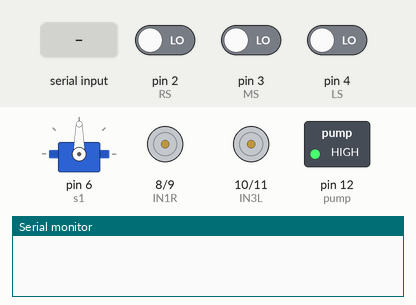
Simulated run of this sketch. Board: Arduino Uno, built with avr-gcc and run on an emulated ATmega328P. Parts: servo, motor-driver pin pairs drawn as motors (green arrow = first pin HIGH = forward, orange = second pin HIGH = backward, longer = more drive), switched loads named in the sketch (green lamp = pin HIGH), the last lines printed to the serial monitor. Inputs (shaded band) come from the test bench; at power-on: pin 2 (RS) LOW, pin 3 (MS) LOW, pin 4 (LS) LOW.

Above: at 0.1 s.
At 1.3 s:
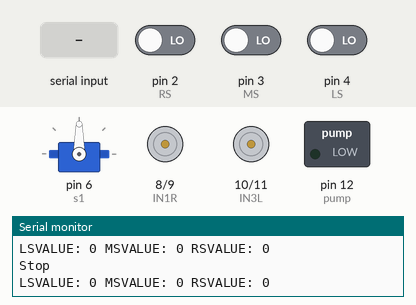
1.4 s: "1" received over Serial
At 3.1 s:
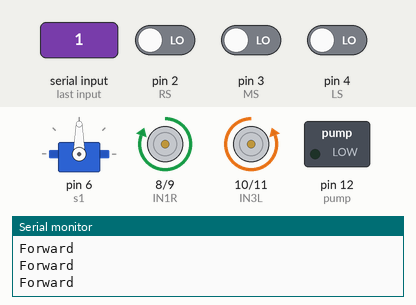
Timing chart, 0 to 4.6 s (numbered marks = the images above; inputs shaded):
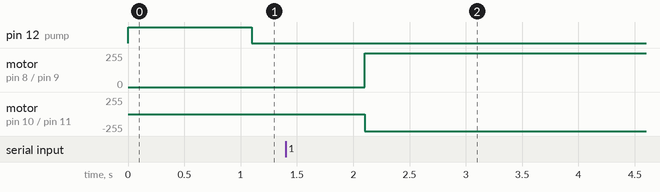

Measured:
- after the input at 1.4 s, motor on pin 8 (IN1R) / pin 9 (IN2R): stopped → forward 255/255 after 0.70 s; motor on pin 10 (IN3L) / pin 11 (IN4L): stopped → backward 255/255 after 0.70 s

The sketch:

FigherFighter.ino
```cpp
#include <Servo.h>
Servo s1;

#define pump 12 // Pump output pin
#define IN1R 8
#define IN2R 9
#define IN3L 10
#define IN4L 11

int data; // Variable for receiving data
#define LS 4
#define MS 3
#define RS 2
int LSVALUE;
int MSVALUE;
int RSVALUE;

void forword() {
  digitalWrite(IN1R, HIGH);
  digitalWrite(IN2R, LOW);
  digitalWrite(IN3L, LOW);
  digitalWrite(IN4L, HIGH);
}

void backword() {
  digitalWrite(IN1R, LOW);
  digitalWrite(IN2R, HIGH);
  digitalWrite(IN3L, HIGH);
  digitalWrite(IN4L, LOW);
}

void left() {
  digitalWrite(IN1R, HIGH);
  digitalWrite(IN2R, LOW);
  digitalWrite(IN3L, HIGH);
  digitalWrite(IN4L, LOW);
}

void right() {
  digitalWrite(IN3L, LOW);
  digitalWrite(IN4L, HIGH);
  digitalWrite(IN1R, LOW);
  digitalWrite(IN2R, HIGH);
}

void stop() {
  digitalWrite(IN1R, LOW);
  digitalWrite(IN2R, LOW);
  digitalWrite(IN3L, LOW);
  digitalWrite(IN4L, LOW);
}

void setup() {
  s1.attach(6);

  // Pinmode for heat sensor
  pinMode(LS, INPUT);
  pinMode(RS, INPUT);
  pinMode(MS, INPUT);
  // Pinmode for pump output
  pinMode(pump, OUTPUT);
  digitalWrite(pump, HIGH); // Turn off the pump
  // Pinmode for motor driver
  pinMode(IN1R, INPUT);
  pinMode(IN1R, OUTPUT);
  pinMode(IN2R, OUTPUT);
  pinMode(IN3L, OUTPUT);
  pinMode(IN4L, OUTPUT);
  // Start with both motors off
  stop();

  // Bluetooth communication setup
  Serial.begin(9600);
  delay(100);
}

void loop() {
  robotControl(); // Forward function works, Bluetooth communication works, but condition doesn't work with Bluetooth communication
  fireControl();  // All sensor readings in one function
}

void fireControl() {
  LSVALUE = digitalRead(LS);
  MSVALUE = digitalRead(MS);
  RSVALUE = digitalRead(RS);
  Serial.print("LSVALUE: ");
  Serial.print(LSVALUE);
  Serial.print(" MSVALUE: ");
  Serial.print(MSVALUE);
  Serial.print(" RSVALUE: ");
  Serial.println(RSVALUE);
  delay(1000);

  if (LSVALUE == HIGH) {
    s1.write(25);
    digitalWrite(pump, HIGH);
    stop();
  } else {
    digitalWrite(pump, LOW);
  }

  if (RSVALUE == HIGH) {
    s1.write(145);
    digitalWrite(pump, HIGH);
    stop();
  } else {
    digitalWrite(pump, LOW);
  }

  if (MSVALUE == HIGH) {
    s1.write(90);
    digitalWrite(pump, HIGH);
    stop();
  } else {
    digitalWrite(pump, LOW);
  }
}

void robotControl() {
  if (Serial.available() > 0) {
    data = Serial.read();
    Serial.println(data);
  }

  if (data == '1') {
    while (1) {
      forword();
      Serial.println("Forward");
      if (data == '2' || data == '3' || data == '4') {
        break;
      }
    }
  } else if (data == '2') {
    backword();
    Serial.println("Backward");
  } else if (data == '4') {
    left();
    Serial.println("Left");
  } else if (data == '3') {
    right();
    Serial.println("Right");
  } else {
    stop();
    Serial.println("Stop");
  }
}
```
